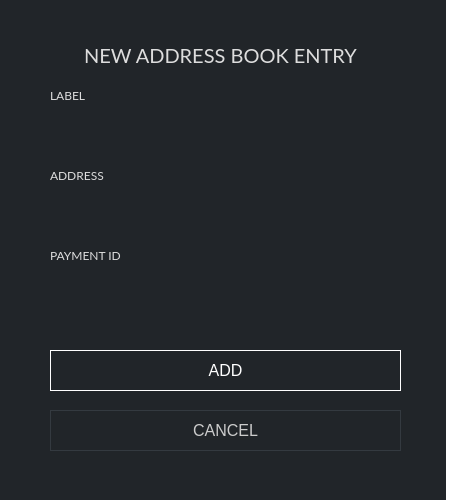
<?xml version="1.0" encoding="UTF-8"?>
<ui version="4.0">
 <class>NewAddressDialog</class>
 <widget class="QDialog" name="NewAddressDialog">
  <property name="geometry">
   <rect>
    <x>0</x>
    <y>0</y>
    <width>450</width>
    <height>500</height>
   </rect>
  </property>
  <property name="windowTitle">
   <string>New address</string>
  </property>
  <property name="styleSheet">
   <string notr="true">background-color: #212529;
color: #ddd;
border: 0px;</string>
  </property>
  <layout class="QGridLayout" name="gridLayout">
   <property name="leftMargin">
    <number>0</number>
   </property>
   <property name="topMargin">
    <number>0</number>
   </property>
   <property name="rightMargin">
    <number>0</number>
   </property>
   <property name="bottomMargin">
    <number>0</number>
   </property>
   <item row="0" column="0" colspan="2">
    <widget class="QGroupBox" name="groupBox">
     <property name="styleSheet">
      <string notr="true">background-color: #212529; border-right: 4px solid white;</string>
     </property>
     <property name="title">
      <string/>
     </property>
     <widget class="QLabel" name="label_4">
      <property name="geometry">
       <rect>
        <x>60</x>
        <y>40</y>
        <width>321</width>
        <height>31</height>
       </rect>
      </property>
      <property name="font">
       <font>
        <family>Lato</family>
        <pointsize>15</pointsize>
       </font>
      </property>
      <property name="styleSheet">
       <string notr="true">color: #ddd;
border-right: 0px;</string>
      </property>
      <property name="text">
       <string>NEW ADDRESS BOOK ENTRY</string>
      </property>
      <property name="alignment">
       <set>Qt::AlignCenter</set>
      </property>
     </widget>
     <widget class="QLabel" name="label">
      <property name="geometry">
       <rect>
        <x>50</x>
        <y>80</y>
        <width>71</width>
        <height>31</height>
       </rect>
      </property>
      <property name="sizePolicy">
       <sizepolicy hsizetype="Maximum" vsizetype="Preferred">
        <horstretch>0</horstretch>
        <verstretch>0</verstretch>
       </sizepolicy>
      </property>
      <property name="minimumSize">
       <size>
        <width>0</width>
        <height>25</height>
       </size>
      </property>
      <property name="font">
       <font>
        <family>Lato</family>
        <pointsize>9</pointsize>
       </font>
      </property>
      <property name="styleSheet">
       <string notr="true">color: #ddd;
border-right: 0px;</string>
      </property>
      <property name="text">
       <string>LABEL</string>
      </property>
     </widget>
     <widget class="QLineEdit" name="m_labelEdit">
      <property name="geometry">
       <rect>
        <x>50</x>
        <y>110</y>
        <width>351</width>
        <height>41</height>
       </rect>
      </property>
      <property name="sizePolicy">
       <sizepolicy hsizetype="Expanding" vsizetype="Fixed">
        <horstretch>0</horstretch>
        <verstretch>0</verstretch>
       </sizepolicy>
      </property>
      <property name="minimumSize">
       <size>
        <width>0</width>
        <height>31</height>
       </size>
      </property>
      <property name="font">
       <font>
        <family>Lato</family>
        <pointsize>9</pointsize>
       </font>
      </property>
      <property name="styleSheet">
       <string notr="true">background-color: #212529;
border-right: 0px;
color: #e5e5e5;
padding: 5px;</string>
      </property>
      <property name="echoMode">
       <enum>QLineEdit::Normal</enum>
      </property>
     </widget>
     <widget class="QLabel" name="label_2">
      <property name="geometry">
       <rect>
        <x>50</x>
        <y>160</y>
        <width>111</width>
        <height>31</height>
       </rect>
      </property>
      <property name="sizePolicy">
       <sizepolicy hsizetype="Maximum" vsizetype="Preferred">
        <horstretch>0</horstretch>
        <verstretch>0</verstretch>
       </sizepolicy>
      </property>
      <property name="minimumSize">
       <size>
        <width>0</width>
        <height>25</height>
       </size>
      </property>
      <property name="font">
       <font>
        <family>Lato</family>
        <pointsize>9</pointsize>
       </font>
      </property>
      <property name="styleSheet">
       <string notr="true">color: #ddd;
border-right: 0px;</string>
      </property>
      <property name="text">
       <string>ADDRESS</string>
      </property>
     </widget>
     <widget class="QLineEdit" name="m_addressEdit">
      <property name="geometry">
       <rect>
        <x>50</x>
        <y>190</y>
        <width>351</width>
        <height>41</height>
       </rect>
      </property>
      <property name="minimumSize">
       <size>
        <width>0</width>
        <height>31</height>
       </size>
      </property>
      <property name="font">
       <font>
        <family>Lato</family>
        <pointsize>9</pointsize>
       </font>
      </property>
      <property name="styleSheet">
       <string notr="true">background-color: #212529;
border-right: 0px;
color: #e5e5e5;
padding: 5px;</string>
      </property>
      <property name="echoMode">
       <enum>QLineEdit::Normal</enum>
      </property>
     </widget>
     <widget class="QLabel" name="label_3">
      <property name="geometry">
       <rect>
        <x>50</x>
        <y>240</y>
        <width>81</width>
        <height>31</height>
       </rect>
      </property>
      <property name="font">
       <font>
        <family>Lato</family>
        <pointsize>9</pointsize>
       </font>
      </property>
      <property name="styleSheet">
       <string notr="true">color: #ddd;
border-right: 0px;</string>
      </property>
      <property name="text">
       <string>PAYMENT ID</string>
      </property>
     </widget>
     <widget class="QLineEdit" name="m_paymentIdEdit">
      <property name="geometry">
       <rect>
        <x>50</x>
        <y>270</y>
        <width>351</width>
        <height>41</height>
       </rect>
      </property>
      <property name="minimumSize">
       <size>
        <width>0</width>
        <height>31</height>
       </size>
      </property>
      <property name="font">
       <font>
        <family>Lato</family>
        <pointsize>9</pointsize>
       </font>
      </property>
      <property name="styleSheet">
       <string notr="true">background-color: #212529;
border-right: 0px;
color: #e5e5e5;
padding: 5px;</string>
      </property>
     </widget>
     <widget class="QPushButton" name="m_okButton">
      <property name="enabled">
       <bool>true</bool>
      </property>
      <property name="geometry">
       <rect>
        <x>50</x>
        <y>350</y>
        <width>351</width>
        <height>41</height>
       </rect>
      </property>
      <property name="minimumSize">
       <size>
        <width>125</width>
        <height>31</height>
       </size>
      </property>
      <property name="font">
       <font>
        <pointsize>-1</pointsize>
       </font>
      </property>
      <property name="styleSheet">
       <string notr="true">QPushButton#m_okButton {color: white; background-color: #1; border: 1px solid white; font-size: 16px;}

QPushButton#m_okButton:hover {color: white; background-color: #1; border: 2px solid white; font-size: 16px;}</string>
      </property>
      <property name="text">
       <string>ADD</string>
      </property>
      <property name="default">
       <bool>true</bool>
      </property>
     </widget>
     <widget class="QPushButton" name="m_cancelButton">
      <property name="geometry">
       <rect>
        <x>50</x>
        <y>410</y>
        <width>351</width>
        <height>41</height>
       </rect>
      </property>
      <property name="minimumSize">
       <size>
        <width>125</width>
        <height>31</height>
       </size>
      </property>
      <property name="font">
       <font>
        <pointsize>-1</pointsize>
       </font>
      </property>
      <property name="styleSheet">
       <string notr="true">QPushButton#m_cancelButton {color: #ccc; border: 1px solid #343a40; font-size: 16px; background-color: #21259;}

QPushButton#m_cancelButton:hover {color: #ddd; border: 2px solid #444; font-size: 16px; background-color: #21259;}</string>
      </property>
      <property name="text">
       <string>CANCEL</string>
      </property>
     </widget>
    </widget>
   </item>
  </layout>
 </widget>
 <resources/>
 <connections>
  <connection>
   <sender>m_okButton</sender>
   <signal>clicked()</signal>
   <receiver>NewAddressDialog</receiver>
   <slot>accept()</slot>
   <hints>
    <hint type="sourcelabel">
     <x>410</x>
     <y>102</y>
    </hint>
    <hint type="destinationlabel">
     <x>294</x>
     <y>63</y>
    </hint>
   </hints>
  </connection>
  <connection>
   <sender>m_cancelButton</sender>
   <signal>clicked()</signal>
   <receiver>NewAddressDialog</receiver>
   <slot>reject()</slot>
   <hints>
    <hint type="sourcelabel">
     <x>526</x>
     <y>102</y>
    </hint>
    <hint type="destinationlabel">
     <x>294</x>
     <y>63</y>
    </hint>
   </hints>
  </connection>
 </connections>
</ui>
